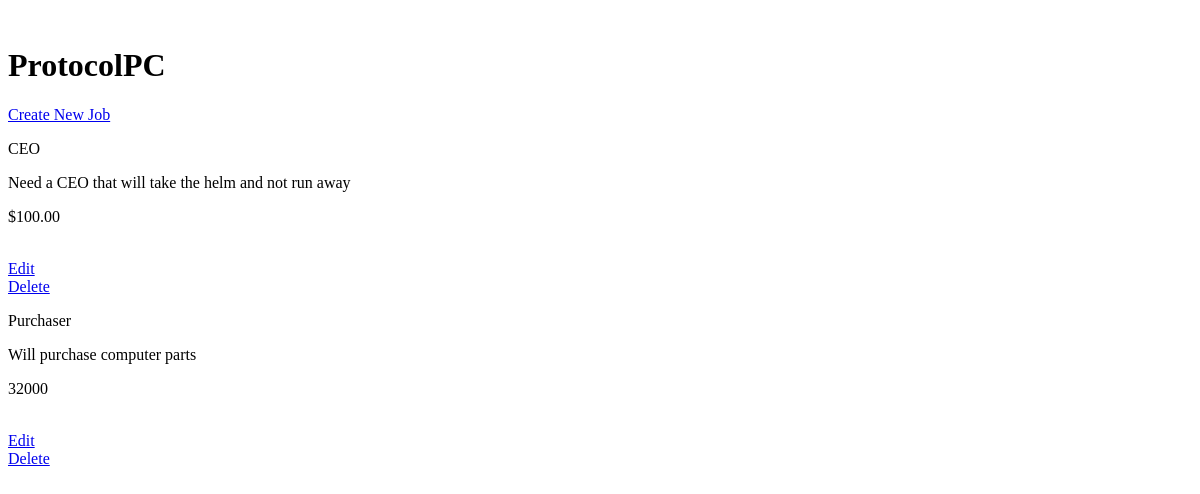
The app's page /companies/1, older data.
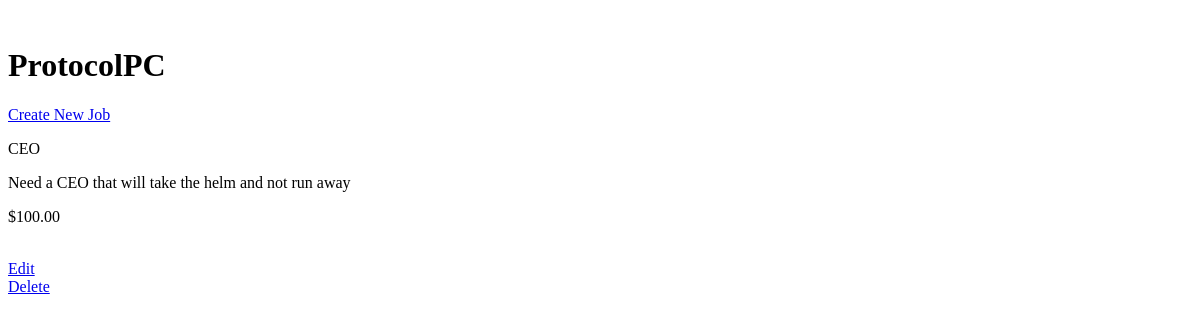
The same page, newer data.
### database_setup.py (models this page shows)
class Company(Base):
    __tablename__ = 'company'
    id = Column(Integer, primary_key=True)
    name = Column(String(80), nullable=False)
    slogan = Column(String(250), nullable=False)

class Item(Base):
    __tablename__ = 'job_title'
    job_title = Column(String(80), nullable=False)
    id = Column(Integer, primary_key=True)
    job_description = Column(String(250))
    salary = Column(String(8))
    company_id = Column(Integer, ForeignKey('company.id'))
    company = relationship(Company)

### application.py (the view)
@app.route('/')
@app.route('/companies/<int:company_id>')
def single_company(company_id):
    company = session.query(Company).filter_by(id=company_id).one()
    jobs = session.query(Item).filter_by(company_id=company_id)
    return render_template('company.html', company=company, jobs=jobs)

### templates/company.html (shortened to what this page needs)
<!DOCTYPE html>
<html lang="en">
<head>
</head>
<br>
<h1>{{company.name}}</h1>
<body>
<a href="{{url_for('new_company_job', company_id = company.id) }}">Create New Job</a>
{% for i in jobs %}
<br>
    <p>{{i.job_title}}</p>
    <p>{{i.job_description}}</p>
    <p> {{i.salary}} </p>
        <a href="{{url_for('edit_job_item', company_id=company.id, job_id=i.id)}}">Edit</a>
    <a href="{{url_for('delete_job_item', company_id=company.id, job_id=i.id)}}">Delete</a>
{% endfor %}
</body>
</html>

Row changes from the older to the newer data that the page shows:
removed Item: job_title "Purchaser", job_description "Will purchase computer parts", salary "32000"
